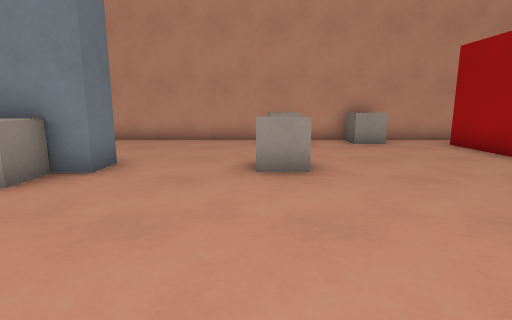
[1] (above)

14 first-person views from a walk through a Godot game level. The camera is 1.2 m above the floor, tilts 10° down and sees 80° across. The floor is counted in squares, 1 m on a side. Each view is taken from the middle of a square. On the plan, view 1 faces up. The plan holds only what a view shows up to about 13 squares ahead; the rest is blank. Some surface patterns are stand-ins.

[2]
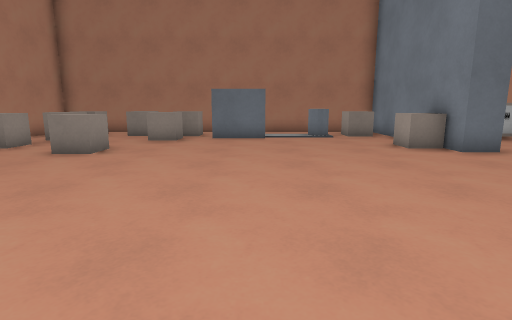

[3]
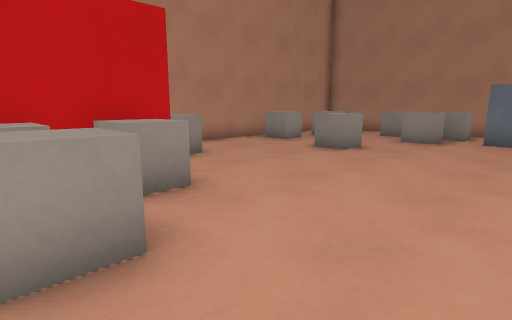

[4]
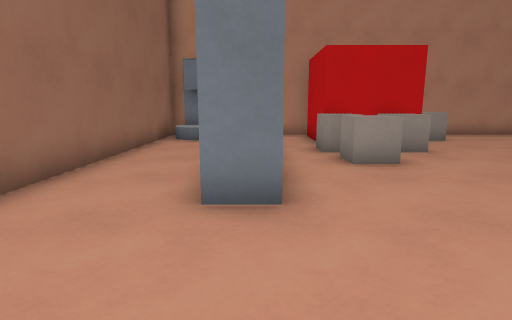

[5]
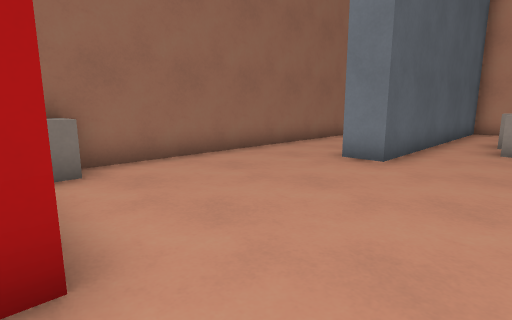

[6]
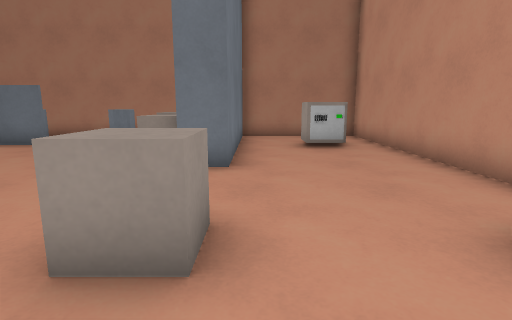

[7]
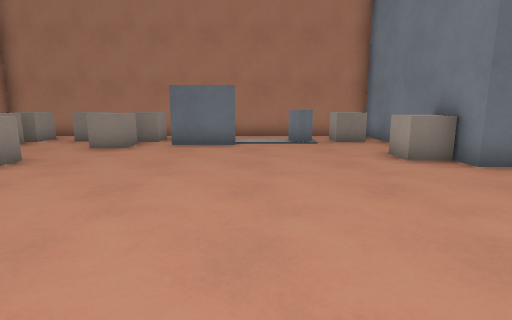

[8]
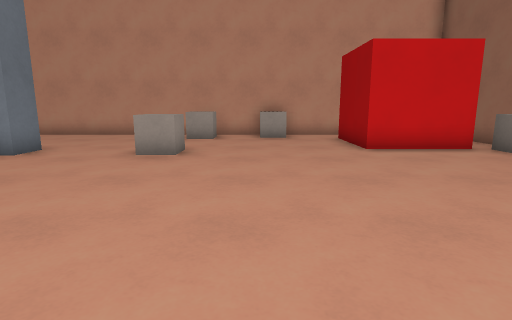

[9]
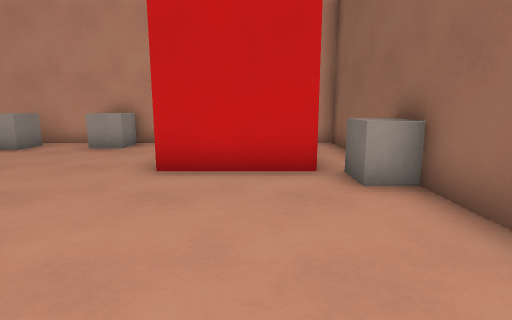

[10]
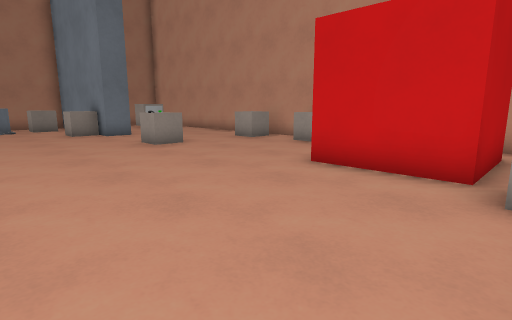

[11]
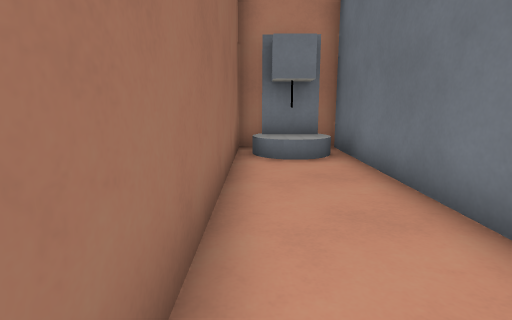

[12]
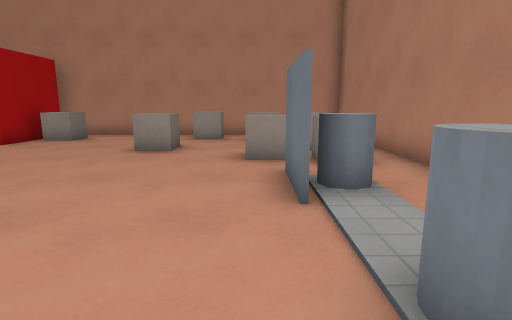

[13]
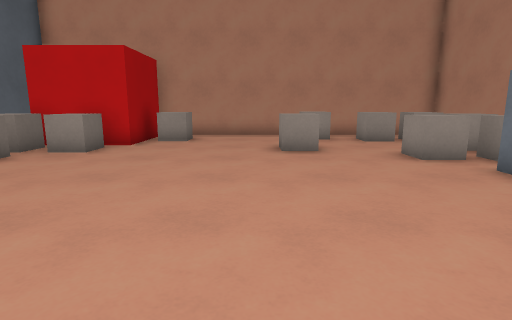

[14]
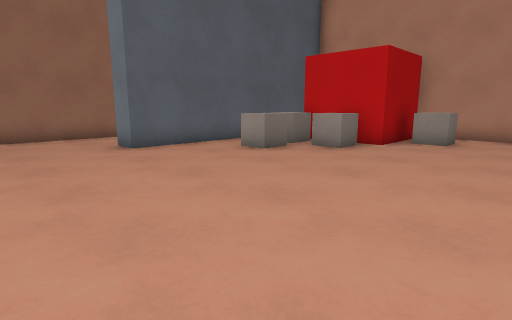

### Floor plan
Points are (right, up) in squares from view 1. A wall is a line through its corners. A room is listed if a view was taken in it or the views show most of it. See-through windows are left out.
Room 1 (views 1, 2, 3, 4, 5, 6, 7, 8, 9, 10, 11, 12, 13, 14)
walls: (-6.6, 0.4) (-6.6, -1.8); (7.7, -2.6) (7.7, -9) (8.3, -9); (1.9, -8.5) (1.9, -5.5) (4.9, -5.5) (4.9, -8.5); (9.1, 6.6) (6.1, 6.6) (6.1, 9.6); (4.8, -9) (6.7, -9) (6.7, 0.4) (7.8, 0.4); (8.5, -7.3) (9.6, -7.4); (7.1, 11) (-9.5, 11) (-9.5, 6.5) (-3, 6.5) (-3, 5.5) (-9.5, 5.5) (-9.5, -9) (2.3, -9); (8.3, -8.2) (9.9, -8.2); (9.8, -9) (10.5, -9) (10.5, 5.6)
ways out: opening at (10, 8.5) to room 2
objects: other object (-8, -7); other object (-8, -5); other object (-8, -3) to (-7, -3); other object (-8, 4) to (-7, 4); other object (-7, -7) to (-6, -7); other object (-7, 9) to (-6, 9); other object (-6, -4) to (-6, -3); other object (-4, -8) to (-4, -7); other object (-4, 5); other object (-3, -5) to (-3, -4); other object (0, 6) to (1, 6); other object (1, -7); other object (1, 10); other object (3, -5) to (3, -4); other object (3, 10) to (4, 10); other object (4, -5) to (5, -4); other object (4, -3) to (5, -3); other object (10, 6) to (11, 6)
Room 2 (no view inside)
walls: (9.1, 9.6) (9.1, 6.6); (10.5, 6.4) (10.5, 11) (10, 11)
ways out: opening at (10, 8.5) to room 1

Positions as (right, up) in squares from view 1, and headings:
1: (0, 0), facing up
2: (5, 0), facing left
3: (5, 0), facing down-left
4: (7, 4), facing down
5: (4, 7), facing down-right
6: (3, 7), facing left
7: (3, 1), facing left
8: (3, -2), facing up
9: (8, 1), facing up
10: (10, 1), facing up-left
11: (10, 0), facing down
12: (-6, 4), facing down
13: (-2, 4), facing down
14: (-2, 4), facing down-right
